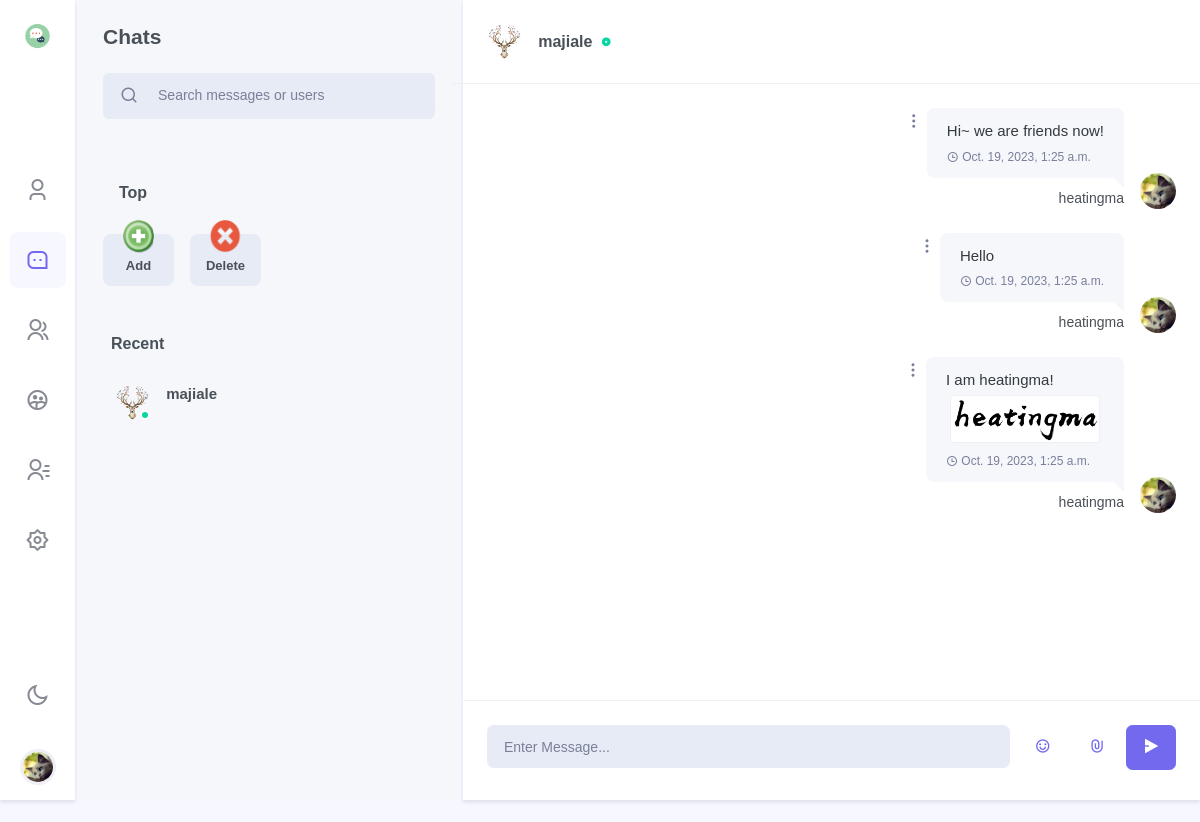
Before: /chat/chat/majiale/?dark=False (signed in) with the older database file.
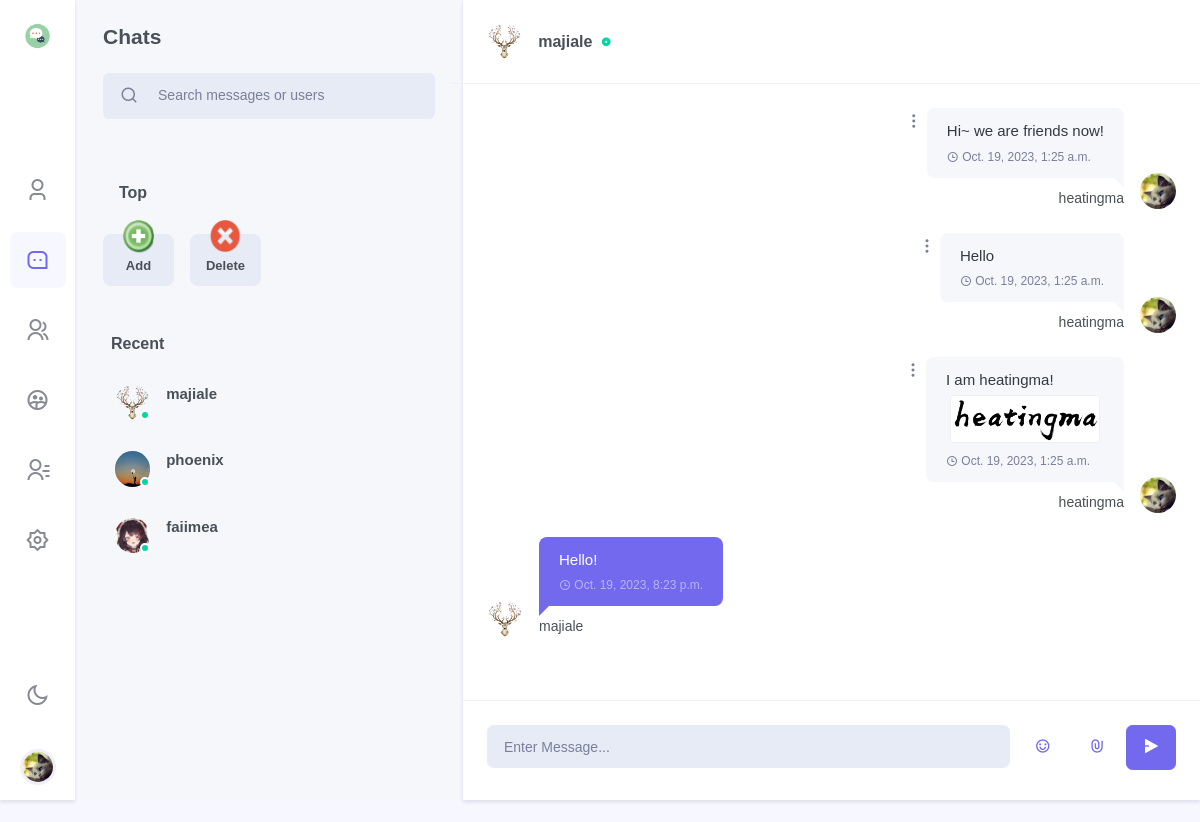
After: the same page with the newer database file.
### chat/models.py (models this page shows, shortened)
class Profile(models.Model):
    about_me = models.TextField(default='There is no Personal Signature here yet. You can add it through settings')
    image = models.ImageField(upload_to=profile_media_path, null=True, blank=True)
    user = models.OneToOneField(User, on_delete=models.CASCADE)
    location = models.CharField(max_length=50, default="Unkown")
    @property
    def image_url(self):
        if self.image == "":
            return "/media/static_default/{}.png".format(self.user_initial)
        else:
            return self.image.url

class FMMessage(models.Model):
    uid = models.UUIDField(default=uuid.uuid4, editable=False, unique=True)
    user = models.ForeignKey(to=get_user_model(), on_delete=models.CASCADE)
    belong_fm = models.ForeignKey(to=FriendRoom, on_delete=models.CASCADE)
    content = models.CharField(max_length=512)
    timestamp = models.DateTimeField(auto_now_add=True)
    attachment = models.FileField(upload_to=friend_message_media_path, null=True, blank=True)
    @property
    def image_url(self):
        profile = Profile.objects.get(user=self.user)
        return profile.image_url
    @property
    def attachment_url(self):
        if self.attachment.name == "" or self.attachment.name is None:
            return ""
        return self.attachment.url
    @property
    def attachment_type(self):
        file_type, _ = mimetypes.guess_type(self.attachment.name)
        if file_type.startswith("image"):
            file_type = "image"
        return file_type
    @property
    def attachment_name(self):
        if self.attachment.name == "" or self.attachment.name is None:
            return None
        return os.path.basename(self.attachment.name)

### users/models.py (models this page shows, shortened)
class User(AbstractUser):
    top_friends = models.ManyToManyField(settings.AUTH_USER_MODEL, blank=True, related_name='friends_set')
    friends = models.ManyToManyField(settings.AUTH_USER_MODEL, blank=True, related_name='top_friends_set')
    email = models.EmailField('email address', primary_key=True, unique=True)
    USERNAME_FIELD = 'email'
    REQUIRED_FIELDS = ["username"]
    @property
    def image_url(self):
        from chat.models import Profile
        return Profile.objects.get(user=self).image_url

### chat/views/chatfriend.py (the view, shortened to what this page needs)
# urls.py: path('chat/<str:friend_name>/', chatfriend, name='chatfriend'),
@login_required
def chatfriend(request: HttpRequest, friend_name, dark=False):
    if request.GET:
        dark = request.GET['dark']
        dark = False if dark == 'False' else True
    username = request.user.username
    friend = get_object_or_404(User, username=friend_name)
    user = get_object_or_404(User, username=username)
    wrong_message = ""
    try:
        friend_room = FriendRoom.objects.get(user_1=user, user_2=friend)
    except:
        friend_room = get_object_or_404(FriendRoom, user_2=user, user_1=friend)
    profile = get_object_or_404(Profile, user=user)
    friend_messages = FMMessage.objects.filter(belong_fm=friend_room)
    return render(
        request=request,
        template_name='chat/chatfriend.html',
        context={
            'profile': profile,
            'dark': dark,
            'light': not dark,
            'friends': user.friends.all(),
            "top_friends": user.top_friends.all(),
            "friend_room": friend_room,
            "friend":friend,
            "friend_profile": Profile.objects.get(user=friend),
            "friend_messages":friend_messages,
            "wrong_message": wrong_message,
            "new_friends": Friend_Request.objects.filter(to_user=user),
        }
    )

### templates/chat/chatfriend.html (shortened to what this page needs)
{% extends 'chat/base.html' %}
{% block side_menu %}
    {% include "chat/side_menus/side_menu_chat.html" %}
{% endblock %}
{% block leftsidebar %}
    {% include "chat/leftsidebar/leftsidebar_chat.html" %}
{% endblock %}
{% block chat_conversation %}
    {% include "chat/body/body_chatfriend.html" %}
{% endblock %}

### templates/chat/side_menus/side_menu_chat.html (shortened to what this page needs)
{% load static %}
<div class="side-menu flex-lg-column mr-lg-1">
<div class="sidebar_logo">
    <a href="" class="logo logo-dark">
        <span class="logo-sm">
            <img src="{% static "images/chat/chat.png" %}" alt="" height="30">
        </span>
    </a>
</div>
<div class="flex-lg-column my-auto">
    <ul class="nav nav-pills side-menu-nav justify-content-center" role="tablist">
        <li class="nav-item" data-toggle="tooltip" data-trigger="hover" data-placement="top" title="Profile">
            <a href="{% url 'chat:my' %}?{{'dark'}}={{dark}}" class="nav-link" id="pills-user-tab" role="tab">
            <i class="ri-user-3-line"></i>
        </a></li>
        <li class="nav-item" data-toggle="tooltip" data-trigger="hover" data-placement="top" title="Chats">
            <a href="{% url 'chat:chat'%}?{{'dark'}}={{dark}}" class="nav-link active" id="pills-chat-tab" role="tab">
            <i class="ri-message-3-line"></i>
        </a></li>
        <li class="nav-item" data-toggle="tooltip" data-trigger="hover" data-placement="top" title="Groups">
            <a href="{% url 'chat:groups'%}?{{'dark'}}={{dark}}" class="nav-link" id="pills-groups-tab" role="tab">
            <i class="ri-group-line"></i>
        </a></li>
        <li class="nav-item" data-toggle="tooltip" data-trigger="hover" data-placement="top" title="Chatroom">
            <a href="{% url 'chat:chatroom'%}?{{'dark'}}={{dark}}" class="nav-link" id="pills-chatroom-tab" role="tab">
            <i class="ri-group-2-line"></i>
        </a></li>
        <li class="nav-item" data-toggle="tooltip" data-trigger="hover" data-placement="top" title="Contacts">
            <a href="{% url 'chat:contracts'%}?{{'dark'}}={{dark}}" class="nav-link" id="pills-contacts-tab" role="tab">
            <i class="ri-contacts-line"></i>
        </a></li>
        <li class="nav-item" data-toggle="tooltip" data-trigger="hover" data-placement="top" title="Settings">
            <a href="{% url 'chat:settings'%}?{{'dark'}}={{dark}}" class="nav-link" id="pills-setting-tab"  role="tab">
            <i class="ri-settings-2-line"></i>
        </a></li>
    </ul>
</div>
<div class="flex-lg-column d-none d-lg-block">
    <ul class="nav side-menu-nav justify-content-center">
        <li class="nav-item">
            <a class="nav-link" id="light-dark" href="{% url 'chat:chat'%}?{{'dark'}}={{light}}" data-toggle="tooltip" data-trigger="hover" data-placement="right" title="Dark / Light Mode">
                <i class="ri-sun-line theme-mode-icon"></i>
            </a>
        </li>
        <li class="nav-item btn-group dropup profile-user-dropdown">
            <a class="nav-link dropdown-toggle normal_container" href="#" role="button" data-toggle="dropdown" aria-haspopup="true" aria-expanded="false">
                <img src="{{ profile.image_url }}"  alt="" class="profile-user rounded-circle">
            </a>
        </li>
    </ul>
</div>
</div>

### templates/chat/leftsidebar/leftsidebar_chat.html (shortened to what this page needs)
{% load static %}
<div style="max-height: 100%;">
    <div class="p-4">
        <h4 class="mb-4">Chats</h4>
        <div class="search-box chat-search-box">
            <div class="input-group mb-3 bg-light  input-group-lg rounded-lg">
                <div class="input-group-prepend">
                    <button class="btn btn-link text-muted pr-1 text-decoration-none" type="button">
                        <i class="ri-search-line search-icon font-size-18"></i>
                    </button>
                </div>
                <input type="text" class="form-control bg-light" placeholder="Search messages or users">
            </div>
        </div>
    </div>
    <div class="p-4" dir="ltr">
        <h5 class="mb-3 px-3 font-size-16">Top</h5>
        <div class="owl-carousel owl-theme" id="user-status-carousel">
            <div class="item">
                <a href="#" class="user-status-box" data-toggle="modal" data-target="#addtop-exampleModal">
                    <div class="avatar-xs mx-auto d-block chat-user-img online align-self-center mr-3">
                        <img src="{% static "images/chat/add.png" %}" alt="user-img" class="img-fluid rounded-circle avatar-xs">
                    </div>
                    <h5 class="font-size-13 text-truncate mt-3 mb-1">Add</h5>
                </a>
            </div>
            <div class="item">
                <a href="#" class="user-status-box" data-toggle="modal" data-target="#deletetop-exampleModal">
                    <div class="avatar-xs mx-auto d-block chat-user-img online align-self-center mr-3">
                        <img src="{% static "images/chat/delete.png" %}" alt="user-img" class="img-fluid rounded-circle avatar-xs">
                    </div>
                    <h5 class="font-size-13 text-truncate mt-3 mb-1">Delete</h5>
                </a>
            </div>
        </div>
    </div>
    <div class="px-3 pb-3 mt-4" >
        <h5 class="mb-3 px-3 font-size-16">Recent</h5>
        <div class="chat-message-list">
            <ul class="list-unstyled chat-list chat-user-list">
                {% for friend in friends %}
                    <li><a href="{% url 'chat:chatfriend' friend_name=friend.username %}?{{'dark'}}={{dark}}">
                        <div class="media">
                            <div class="chat-user-img online align-self-center mr-3">
                                <img src="{{friend.image_url}}" class="rounded-circle avatar-xs" alt="">
                                <span class="user-status"></span>
                            </div>
                            <div class="media-body overflow-hidden">
                                <h5 class="text-truncate font-size-15 mb-1">{{friend.username}}</h5>
                            </div>
                        </div>
                    </a></li>
                {% endfor %}
            </ul>
        </div>
    </div>
</div>

### templates/chat/body/body_chatfriend.html (shortened to what this page needs)
<div class="w-100">
    <div class="p-3 p-lg-4 border-bottom row align-items-center">
        <div class="col-sm-4 col-8">
            <div class="media align-items-center">
                <div class="mr-3">
                    <img src="{{friend_profile.image_url}}" class="rounded-circle avatar-xs" alt="">
                </div>
                <div class="media-body overflow-hidden">
                    <h5 class="font-size-16 mb-0 text-truncate">
                        <a href="#" class="text-reset user-profile-show" id="cur_room_name">
                            {{friend.username}}
                        </a>
                        <i class="ri-record-circle-fill font-size-10 text-success d-inline-block ml-1"></i>
                    </h5>
                </div>
            </div>
        </div>
    </div>
    <div class="chat-conversation p-3 p-lg-4" id="chatLog-container" style="overflow: auto;">
        <ul class="list-unstyled mb-0"i id="chatLog">
            {% for rm in friend_messages %}
                {% if rm.user.username != profile.user.username %}
                <li><div class="conversation-list" style="max-width: 50%;">
                    <div class="chat-avatar"><img src={{rm.image_url}} alt=""></div>
                    <div class="user-chat-content" style="max-width: 100%;">
                        <div class="ctext-wrap">
                            <div class="ctext-wrap-content" style="max-width: 100%;">
                                <p class="mb-0" style="word-break:break-all;">{{rm.content}}</p>
                                <p class="chat-time mb-0"><i class="ri-time-line align-middle"></i> <span class="align-middle">{{rm.timestamp}}</span></p>
                            </div>
                        </div>
                        <div class="conversation-name">{{rm.user.username}}</div>
                    </div>
                </div></li>
                {% else %}
                <li class="right"><div class="conversation-list" style="max-width: 50%;">
                    <div class="chat-avatar"><img src="{{ profile.image_url }}" alt=""></div>
                    <div class="user-chat-content" style="max-width: 100%;">
                        <div class="ctext-wrap">
                            <div class="ctext-wrap-content" style="max-width: 100%;">
                                <p class="mb-0" style="word-break:break-all; text-align: left;">{{rm.content}}</p>
                                {% if rm.attachment_name is not None %}
                                    {% if rm.attachment_type == "image" %}
                                        <ul class="list-inline message-img  mb-0">
                                            <li class="list-inline-item message-img-list">
                                                <div>
                                                    <a class="popup-img d-inline-block m-1" href="{{rm.attachment_url}}">
                                                        <img src="{{rm.attachment_url}}" alt="" class="rounded border">
                                                    </a>
                                                </div>
                                            </li>
                                        </ul>
                                    {% endif %}
                                {% endif %}
                                <p class="chat-time mb-0"><i class="ri-time-line align-middle"></i> <span class="align-middle">{{rm.timestamp}}</span></p>
                            </div>
                            <div class="dropdown align-self-start">
                                <a class="dropdown-toggle" href="#" role="button" data-toggle="dropdown" aria-haspopup="true" aria-expanded="false">
                                    <i class="ri-more-2-fill"></i>
                                </a>
                            </div>
                        </div>
                        <div class="conversation-name"> {{ profile.user.username }} </div>
                    </div>
                </div></li>
                {% endif %}
            {% endfor %}
        </ul>
    </div>
    <div class="p-3 p-lg-4 border-top mb-0 row no-gutters">
        <div class="col">
            <input type="text" id="chatMessageInput" class="form-control form-control-lg bg-light border-light" placeholder="Enter Message...">
        </div>
        <div class="col-auto chat-input-links ml-md-2">
                <ul class="list-inline mb-0">
                    <li class="list-inline-item">
                        <button type="button" class="btn btn-link text-decoration-none font-size-16 btn-lg waves-effect"
                            data-toggle="tooltip" data-placement="top" title="Emoji">
                            <i class="ri-emotion-happy-line"></i>
                    </button></li>
                    <li class="list-inline-item">
                        <button type="button" class="btn btn-link text-decoration-none font-size-16 btn-lg waves-effect"
                            data-toggle="modal" data-placement="top" title="Attach" id="attach-button" data-target="#attach-buttonModal">
                            <i class="ri-attachment-line"></i>
                    </button></li>
                    <li class="list-inline-item">
                        <button type="submit" class="btn btn-primary font-size-16 btn-lg chat-send waves-effect waves-light" id="chatMessageSend">
                            <i class="ri-send-plane-2-fill"></i>
                    </button></li>
                </ul>
        </div>
    </div>
</div>

Changed rows visible on the page:
added User: image_url (picture), username "phoenix"
added User: image_url (picture), username "faiimea"
added FMMessage: image_url (picture), content "Hello!", timestamp "Oct. 19, 2023, 8:23 p.m.", user.username "majiale"
